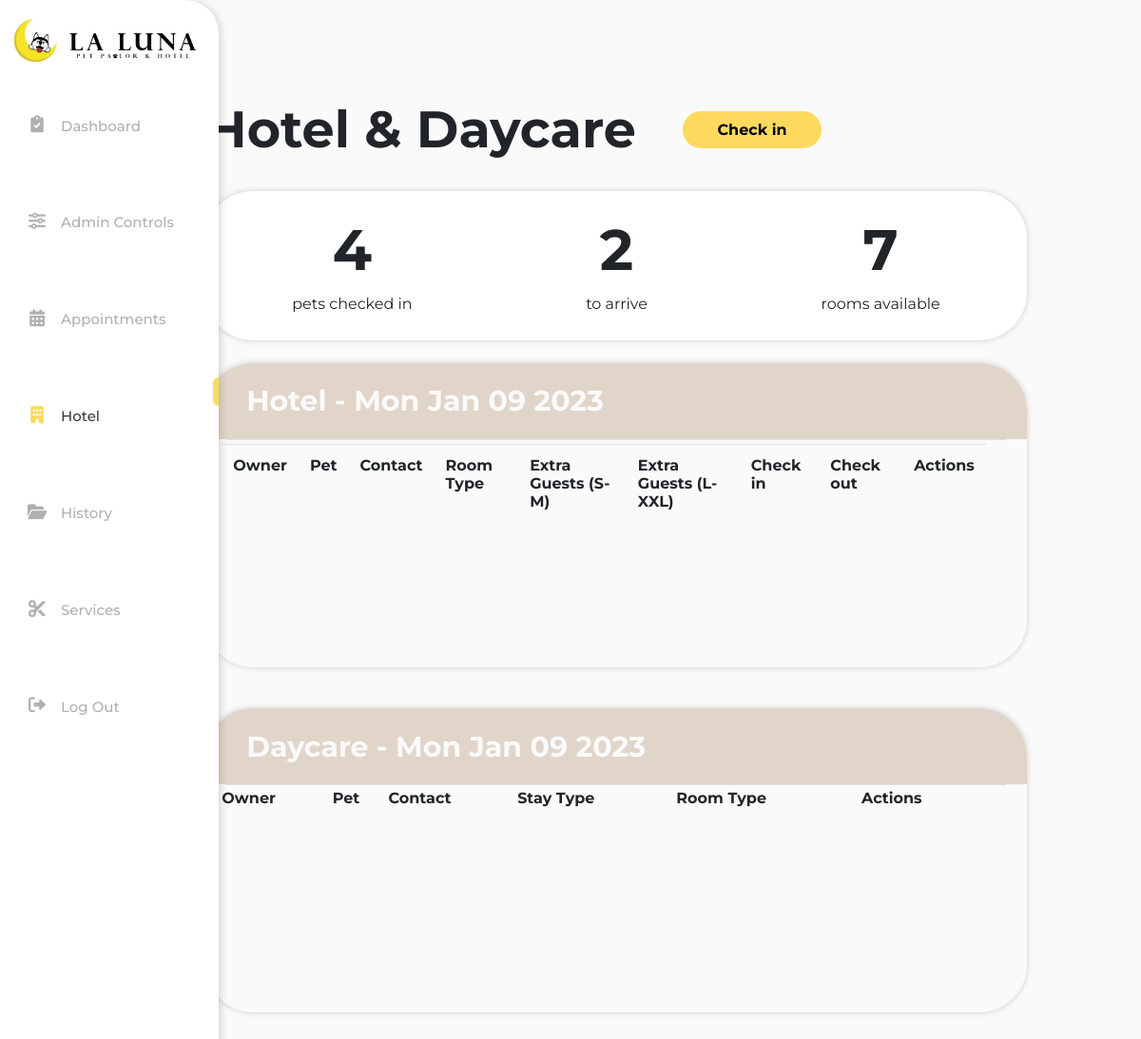
Before: /Hotel/hotel.php with the older database file.
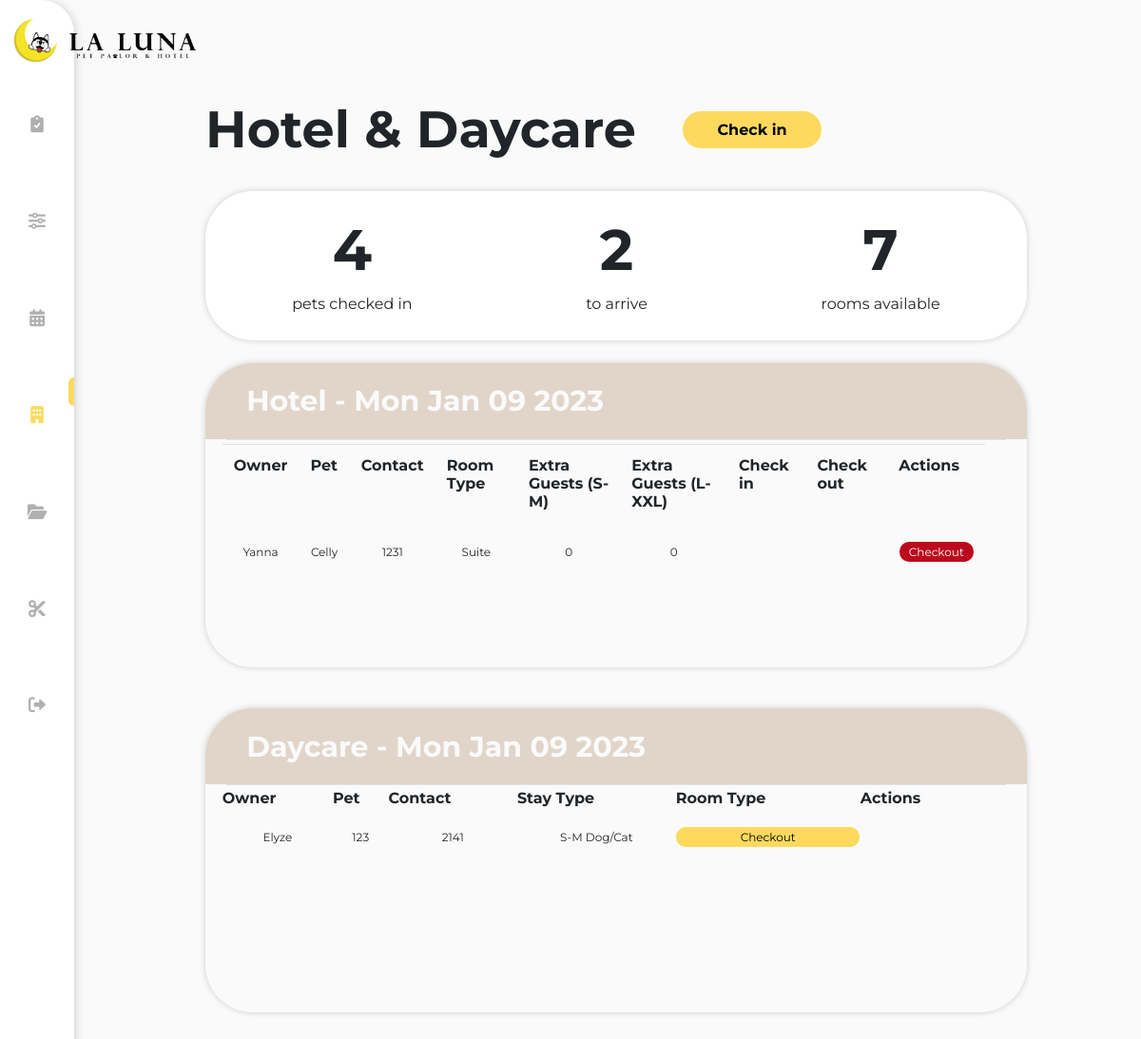
After: the same page with the newer database file.
### tables this page shows
CREATE TABLE `hotel_services` (
  `Owners_ID` varchar(32) NOT NULL,
  `Room_Type` text NOT NULL,
  `No_of_Nights` int(11) NOT NULL,
  `Extra_Guests1` int(11) NOT NULL,
  `Extra_Guests2` int(11) NOT NULL,
  `Hotel_Total` float NOT NULL
);

CREATE TABLE `customer_details` (
  `Owners_ID` varchar(32) NOT NULL,
  `Owners_Name` text NOT NULL,
  `Pets_Name` text NOT NULL,
  `Contact_Number` bigint(20) NOT NULL,
  `Date_Booked` datetime NOT NULL,
  `App_Date` datetime NOT NULL,
  `Total` decimal(10,0) NOT NULL
);

CREATE TABLE `hotel_services_daycare` (
  `Owners_ID` varchar(32) NOT NULL,
  `Pet_Size` varchar(20) NOT NULL,
  `Daycare_Total` float NOT NULL
);

### Hotel/hoteldata.php (called while the page is built, shortened)
<?php
$servername = "localhost";
$username = "root";
$password = "";
$database = "lalunadatabase";
$connect = new mysqli($servername, $username, $password, $database);
$result = $connect->query("SELECT * FROM `hotel_services`,`customer_details` WHERE `hotel_services`.`Owners_ID`= `customer_details`.`Owners_ID` AND cast(App_Date AS date) = CURDATE();") or die($connect->error);
$result1 = $connect->query("SELECT * FROM `hotel_services_daycare`,`customer_details` WHERE `hotel_services_daycare`.`Owners_ID`= `customer_details`.`Owners_ID` AND cast(App_Date AS date) = CURDATE();") or die($connect->error);
?>

### Hotel/hotel.php (the view, shortened to what the changed rows need)
<?php
    include ('hoteldata.php');
?>
<html lang="en">
<head>
  <link rel="stylesheet" href="/Sidebar Nav/sidebar_style.css">
  <link rel="stylesheet" href="hotelstyle.css">
  <link rel="stylesheet" href="https://cdnjs.cloudflare.com/ajax/libs/font-awesome/6.0.0/css/all.min.css">
</head>
<body style = "height: 100%; width: 100%;">
<section class="dashboard">
    <div class="appointments">
      <div class="table">
        <div class="contents">
          <table class="tg">
            <tbody>
            <tr>
            <th>Owner</th>
            <th>Pet</th>
            <th>Contact</th>
            <th>Room Type</th>
            <th>Extra Guests (S-M)</th>
            <th>Extra Guests (L-XXL)</th>
            <th>Check in</th>
            <th>Check out</th>
            <th>Actions</th>
          </tr>
            <?php
              $today = date("Y-m-d");
              while($row = $result->fetch_assoc()) {
              ?>
              <tr>
                <td class="tg-text1"><?php echo $row['Owners_Name']; ?></td>
                <td class="tg-text2"><?php echo $row['Pets_Name']; ?></td>
                <td class="tg-text3"><?php echo $row['Contact_Number']; ?></td>
                <td class="tg-text4"><?php echo $row['Room_Type']; ?></td>
                <td class="tg-text5"><?php echo $row['Extra_Guests1']; ?></td>
                <td class="tg-text6"><?php echo $row['Extra_Guests2']; ?></td>
                <td class="tg-text7"><?php echo $row['Check_In_Date']; ?></td>
                <?php if(strtotime($today) > strtotime($row['Check_Out_Date'])){
                  echo '<td class="tg-text7" style="color: #bb0a1e">' .$row['Check_Out_Date']. '</td>';
                  echo '<td><button style="background-color: #bb0a1e; color: white" class="button"  id="tg-button">Checkout</button>';
                }else{
                  echo '<td class="tg-text7" style="color: black">' . $row['Check_Out_Date'] . '</td>';
                  echo '<td><button style="background-color: #FADA5E" class="button"  id="tg-button">Checkout</button>';
                }?>
              </tr>
            </tbody>
            <?php }?>
            </table>
        </div>
      </div>
      <div class="table2">
        <div class="contents2">
          <table class="tg2">
            <tbody>
            <tr>
            <th>Owner</th>
            <th>Pet</th>
            <th>Contact</th>
            <th>Stay Type</th>
            <th>Room Type</th>
            <th>Actions</th>
          </tr>
            <?php
              while($row = $result1->fetch_assoc()) {
              ?>
              <tr>
                <td class="tg2-text1"><?php echo $row['Owners_Name']; ?></td>
                <td class="tg2-text2"><?php echo $row['Pets_Name']; ?></td>
                <td class="tg2-text3"><?php echo $row['Contact_Number']; ?></td>
                <td class="tg2-text4"><?php echo $row['Pet_Size']; ?></td>
                    <td><button class="button" id="tg2-button">Checkout</button>
                </td>
              </tr>
            </tbody>
            <?php }?>
            </table>
        </div>
    </div>
</section>
</body>
</html>

Changed rows visible on the page:
added hotel_services: customer_details.Owners_Name "Yanna", customer_details.Pets_Name "Celly", customer_details.Contact_Number "1231", Room_Type "Suite", Extra_Guests1 "0", Extra_Guests2 "0"
added hotel_services_daycare: customer_details.Owners_Name "Elyze", customer_details.Pets_Name "123", customer_details.Contact_Number "2141", Pet_Size "S-M Dog/Cat"
